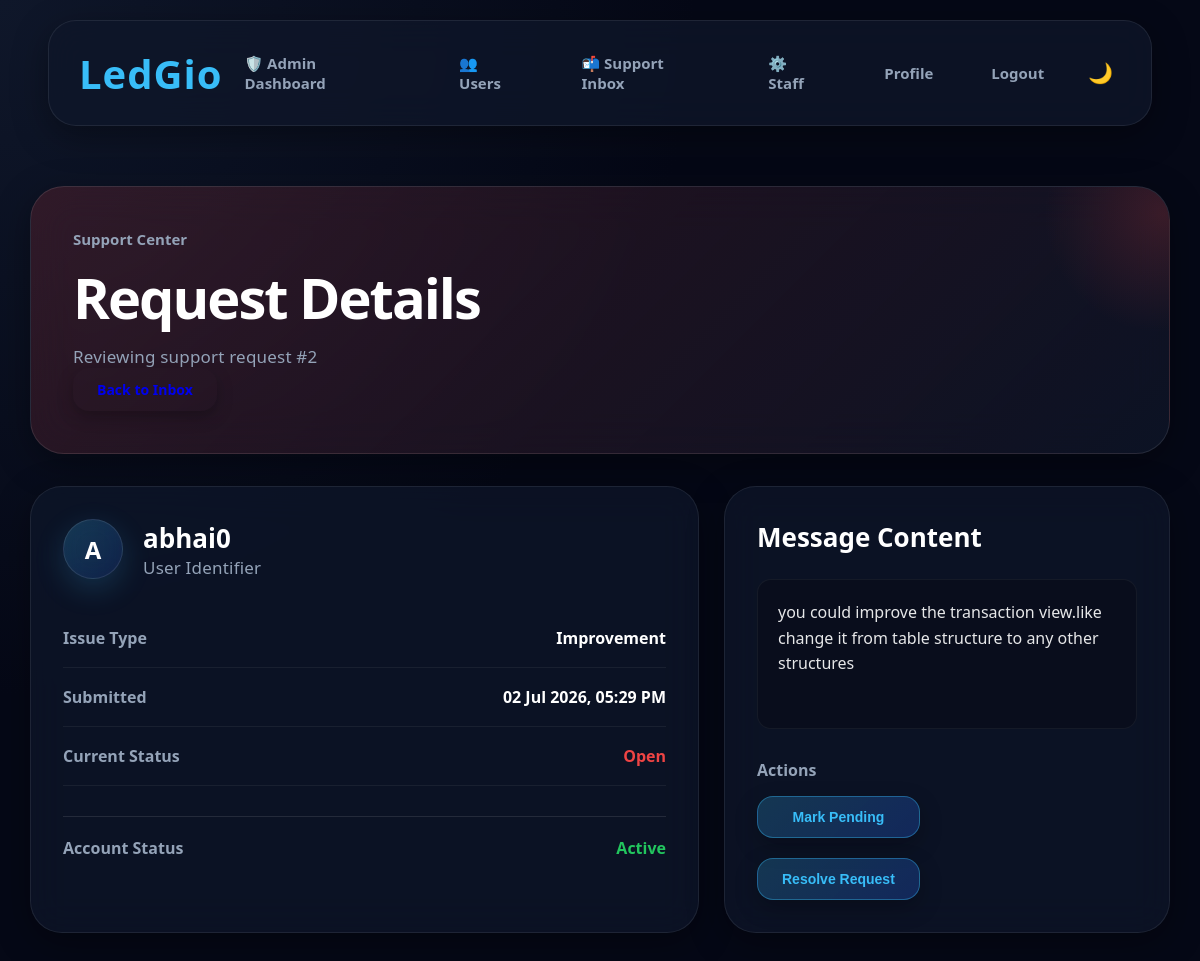
Before: /support-detail/2/ (signed in) with the older database file.
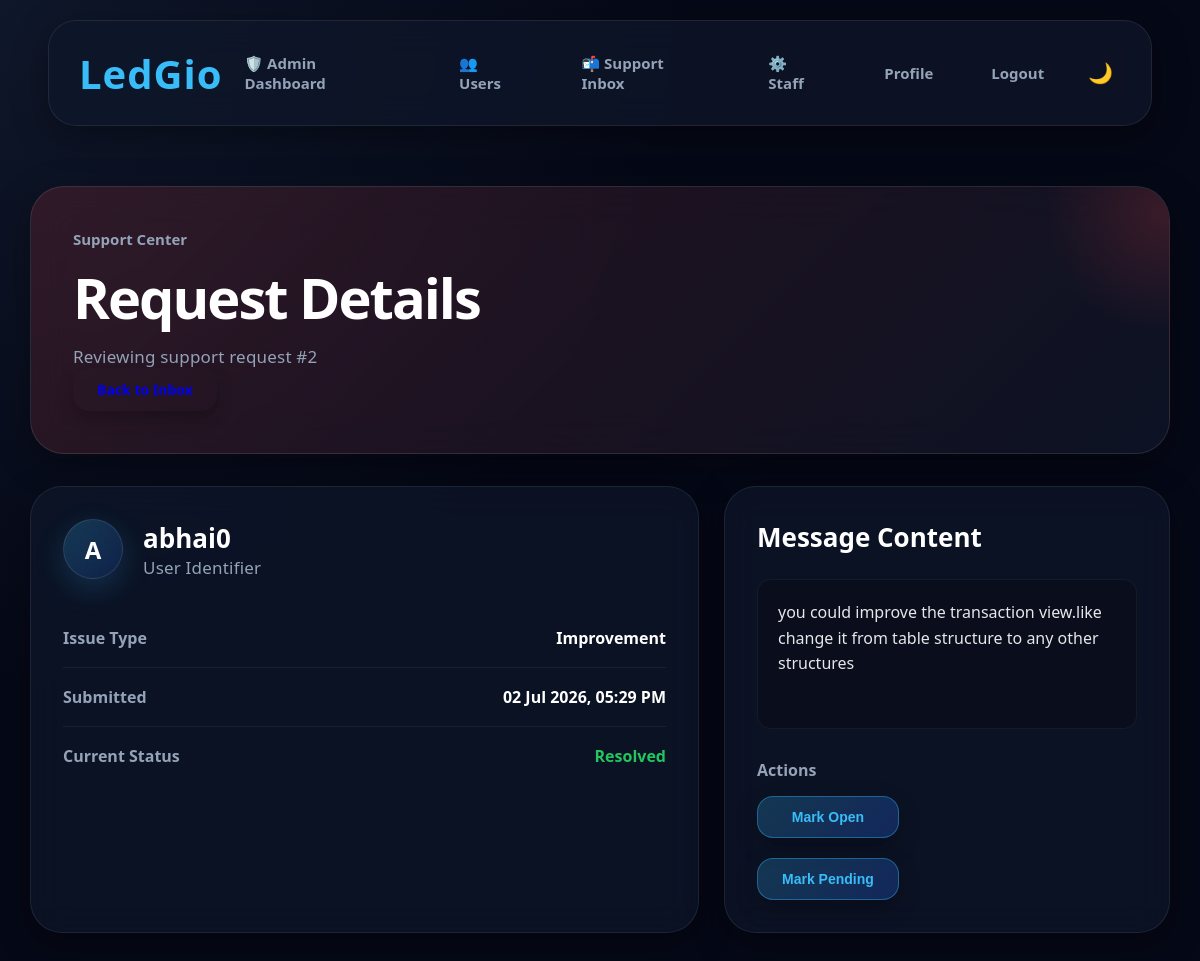
After: the same page with the newer database file.
### expenses/views.py (the view)
# urls.py: path("support-detail/<int:id>/", views.support_detail_view, name="support_detail"),
@admin_required
def support_detail_view(request, id):
    support_request = get_object_or_404(SupportRequest, id=id)
    associated_user = User.objects.filter(
        Q(username=support_request.username_or_email)
        | Q(email=support_request.username_or_email)
    ).first()
    user_profile = None
    if associated_user:
        try:
            user_profile = associated_user.profile
        except UserProfile.DoesNotExist:
            pass
    return render(request, "support_detail.html", {
        "support_request": support_request,
        "associated_user": associated_user,
        "user_profile": user_profile,
    })

### expenses/context_processors.py (called while the page is built, shortened)
def currency_context(request):
    if request.user.is_authenticated:
        try:
            profile = request.user.profile
            pic_url = profile.profile_picture.url if profile.profile_picture else None
            return {
                "currency_symbol":   profile.currency_symbol or "₹",
                "currency_code":     profile.currency_code   or "INR",
                "user_country":      profile.country          or "India",
                "profile_picture_url": pic_url,
            }
        except UserProfile.DoesNotExist:
            pass

### expenses/templates/support_detail.html (shortened to what this page needs)
{% extends 'base.html' %}
{% load static %}
{% block content %}
<div class="page-container">
    <div class="admin-hero">
        <div>
            <p class="balance-label">Support Center</p>
            <h1>Request Details</h1>
            <p class="subtitle">
                Reviewing support request #{{ support_request.id }}
            </p>
        </div>
        <a href="{% url 'support_inbox' %}" class="btn">Back to Inbox</a>
    </div>
    <div class="profile-grid">
        <div class="profile-card">
            <div style="display: flex; align-items: center; gap: 20px; margin-bottom: 30px;">
                <div class="profile-circle" style="width: 60px; height: 60px; font-size: 24px;">
                    {{ support_request.username_or_email|first|upper }}
                </div>
                <div>
                    <h2 style="margin: 0;">{{ support_request.username_or_email }}</h2>
                    <p class="subtitle" style="margin: 0;">User Identifier</p>
                </div>
            </div>
            <div class="profile-row">
                <span>Issue Type</span>
                <strong>{{ support_request.get_issue_type_display }}</strong>
            </div>
            <div class="profile-row">
                <span>Submitted</span>
                <strong>{{ support_request.created_at|date:"d M Y, h:i A" }}</strong>
            </div>
            <div class="profile-row">
                <span>Current Status</span>
                <strong>
                    {% if support_request.status == 'open' %}
                        <span style="color: var(--red);">Open</span>
                    {% elif support_request.status == 'pending' %}
                        <span style="color: var(--blue);">Pending</span>
                    {% else %}
                        <span style="color: var(--green);">Resolved</span>
                    {% endif %}
                </strong>
            </div>
            {% if associated_user %}
            <div class="profile-row" style="margin-top: 30px; border-top: 1px solid rgba(255,255,255,0.1); padding-top: 20px;">
                <span>Account Status</span>
                <strong>
                    {% if associated_user.is_active %}
                        <span style="color: var(--green);">Active</span>
                    {% else %}
                        <span style="color: var(--red);">Inactive (Deactivated)</span>
                    {% endif %}
                </strong>
            </div>
            {% endif %}
        </div>
        <div class="profile-card">
            <h2>Message Content</h2>
            <div style="background: rgba(0,0,0,0.2); padding: 20px; border-radius: 14px; margin-top: 15px; border: 1px solid rgba(255,255,255,0.05); min-height: 150px;">
                <p style="white-space: pre-wrap; line-height: 1.6; color: rgba(255,255,255,0.9);">{{ support_request.message }}</p>
            </div>
            <div style="margin-top: 30px;">
                <h3 style="margin-bottom: 15px; font-size: 16px; color: var(--muted);">Actions</h3>
                <div style="display: flex; gap: 10px; flex-wrap: wrap;">
                    <form method="POST" action="{% url 'update_support_status' support_request.id %}">
                        {% if support_request.status != 'open' %}
                            <button type="submit" name="status" value="open" class="btn btn-danger">Mark Open</button>
                        {% endif %}
                        {% if support_request.status != 'pending' %}
                            <button type="submit" name="status" value="pending" class="btn btn-edit">Mark Pending</button>
                        {% endif %}
                        {% if support_request.status != 'resolved' %}
                            <button type="submit" name="status" value="resolved" class="btn btn-primary" style="background: var(--green);">Resolve Request</button>
                        {% endif %}
                    </form>
                </div>
            </div>
        </div>
    </div>
</div>
{% endblock %}

Changed rows visible on the page:
changed SupportRequest "abhai0": status "open" → "resolved" (drawn)
Other visible differences:
text no longer shown: "Open Account Status Active Resolve Request"
text now shown: "Resolved Mark Open"
